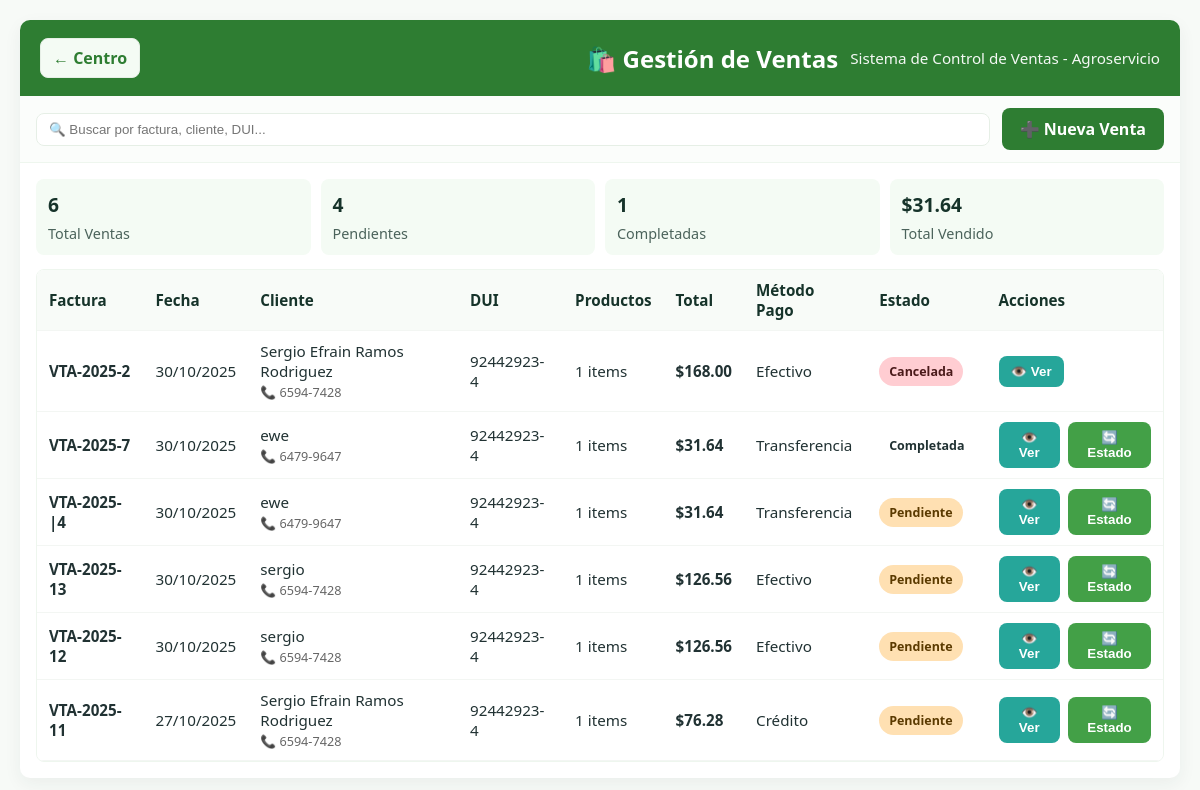
Screenshot of /GESTION_VENTA.php with the database file from the repository.
### tables this page shows
CREATE TABLE `ventas` (
  `id` int(11) NOT NULL,
  `id_cliente` int(11) NOT NULL,
  `nombre_cliente` varchar(255) NOT NULL,
  `dui_cliente` varchar(10) NOT NULL,
  `telefono_cliente` varchar(10) DEFAULT NULL,
  `numero_factura` varchar(50) NOT NULL,
  `fecha_venta` date NOT NULL,
  `subtotal_general` decimal(10,2) NOT NULL DEFAULT 0.00,
  `impuesto_general` decimal(10,2) DEFAULT 0.00,
  `descuento_general` decimal(10,2) DEFAULT 0.00,
  `total_general` decimal(10,2) NOT NULL DEFAULT 0.00,
  `metodo_pago` enum('Efectivo','Transferencia','Tarjeta','Crédito') NOT NULL,
  `estado_venta` enum('Pendiente','Completada','Cancelada') DEFAULT 'Pendiente',
  `observaciones` text DEFAULT NULL,
  `usuario_registro` varchar(100) DEFAULT NULL,
  `fecha_registro` timestamp NOT NULL DEFAULT current_timestamp(),
  `fecha_actualizacion` timestamp NOT NULL DEFAULT current_timestamp() ON UPDATE current_timestamp()
);

### GESTION_VENTA.php (the view, shortened to what this page needs)
<?php
$servidor = "localhost:3309";
$usuario = "root";
$clave = "";
$basededatos = "sistema_de_invenario";
$conn = new mysqli($servidor, $usuario, $clave, $basededatos);
$sql_ventas = "
    SELECT
        v.id,
        v.numero_factura,
        v.fecha_venta,
        v.nombre_cliente,
        v.dui_cliente,
        v.telefono_cliente,
        v.estado_venta,
        v.metodo_pago,
        v.total_general,
        COUNT(dv.id) as total_productos
    FROM ventas v
    LEFT JOIN detalle_ventas dv ON v.id = dv.id_venta
    GROUP BY v.id
    ORDER BY v.fecha_venta DESC, v.id DESC
";
$resultado_ventas = $conn->query($sql_ventas);
?>
<!DOCTYPE html>
<html lang="es">
<head>
    <link rel="stylesheet" href="CSS/COMPRAS.css">
</head>
<body>
    <div class="container">
        <div class="header">
            <a href="CENTRO.php" class="btn btn-secondary" style="margin-right: auto;">← Centro</a>
            <h1>🛍️ Gestión de Ventas</h1>
            <p>Sistema de Control de Ventas - Agroservicio</p>
        </div>
        <div class="toolbar">
            <div class="search-box">
                <input type="text" id="searchInput" placeholder="🔍 Buscar por factura, cliente, DUI...">
            </div>
            <a href="venta.php" class="btn btn-primary">➕ Nueva Venta</a>
        </div>
        <div class="content">
            <div class="stats">
                <?php
                $sql_stats = "
                    SELECT
                        COUNT(*) as total_ventas,
                        SUM(CASE WHEN estado_venta = 'Pendiente' THEN 1 ELSE 0 END) as pendientes,
                        SUM(CASE WHEN estado_venta = 'Completada' THEN 1 ELSE 0 END) as completadas,
                        SUM(CASE WHEN estado_venta = 'Completada' THEN total_general ELSE 0 END) as total_vendido
                    FROM ventas
                ";
                $stats = $conn->query($sql_stats)->fetch_assoc();
                ?>
                <div class="stat-card">
                    <h3><?php echo $stats['total_ventas']; ?></h3>
                    <p>Total Ventas</p>
                </div>
                <div class="stat-card">
                    <h3><?php echo $stats['pendientes']; ?></h3>
                    <p>Pendientes</p>
                </div>
                <div class="stat-card">
                    <h3><?php echo $stats['completadas']; ?></h3>
                    <p>Completadas</p>
                </div>
                <div class="stat-card">
                    <h3>$<?php echo number_format($stats['total_vendido'], 2); ?></h3>
                    <p>Total Vendido</p>
                </div>
            </div>
            <div class="table-container">
                <?php if ($resultado_ventas->num_rows > 0): ?>
                <table id="ventasTable">
                    <thead>
                        <tr>
                            <th>Factura</th>
                            <th>Fecha</th>
                            <th>Cliente</th>
                            <th>DUI</th>
                            <th>Productos</th>
                            <th>Total</th>
                            <th>Método Pago</th>
                            <th>Estado</th>
                            <th>Acciones</th>
                        </tr>
                    </thead>
                    <tbody>
                        <?php while($venta = $resultado_ventas->fetch_assoc()): ?>
                        <tr>
                            <td><strong><?php echo $venta['numero_factura']; ?></strong></td>
                            <td><?php echo date('d/m/Y', strtotime($venta['fecha_venta'])); ?></td>
                            <td>
                                <?php echo $venta['nombre_cliente']; ?>
                                <?php if($venta['telefono_cliente']): ?>
                                <br><small style="color: #666;">📞 <?php echo $venta['telefono_cliente']; ?></small>
                                <?php endif; ?>
                            </td>
                            <td><?php echo $venta['dui_cliente']; ?></td>
                            <td><?php echo $venta['total_productos']; ?> items</td>
                            <td><strong>$<?php echo number_format($venta['total_general'], 2); ?></strong></td>
                            <td><?php echo $venta['metodo_pago']; ?></td>
                            <td>
                                <span class="badge badge-<?php echo strtolower($venta['estado_venta']); ?>">
                                    <?php echo $venta['estado_venta']; ?>
                                </span>
                            </td>
                            <td>
                                <div class="action-buttons">
                                    <button class="btn btn-info" onclick="verDetalle(<?php echo $venta['id']; ?>)">
                                        👁️ Ver
                                    </button>
                                    <?php if($venta['estado_venta'] != 'Cancelada'): ?>
                                    <button class="btn btn-success" onclick="cambiarEstado(<?php echo $venta['id']; ?>, '<?php echo $venta['numero_factura']; ?>', '<?php echo $venta['estado_venta']; ?>')">
                                        🔄 Estado
                                    </button>
                                    <?php endif; ?>
                                </div>
                            </td>
                        </tr>
                        <?php endwhile; ?>
                    </tbody>
                </table>
                <?php endif; ?>
            </div>
        </div>
    </div>
</body>
</html>

### CSS/COMPRAS.css (style rules this page uses)
* { box-sizing: border-box; margin: 0; padding: 0; }
body { font-family: 'Segoe UI', Tahoma, Geneva, Verdana, sans-serif; background: #f7faf7; color: #213233; min-height: 100vh; padding: 20px; }
.container { max-width: 1200px; margin: 0 auto; background: #ffffff; border-radius: 10px; overflow: hidden; box-shadow: 0 6px 18px rgba(33,50,51,0.06); }
.header { background: #2e7d32; color: #ffffff; padding: 18px 20px; display: flex; align-items: center; gap: 12px; }
.header h1 { font-size: 1.5rem; margin: 0; }
.header p { margin: 0; opacity: 0.95; font-size: 0.95rem; }
.toolbar { padding: 12px 16px; background: #fbfdfb; border-bottom: 1px solid #eef6ee; display: flex; gap: 12px; align-items: center; justify-content: space-between; }
.search-box { flex: 1; min-width: 160px; }
.search-box input { width: 100%; padding: 8px 12px; border: 1px solid #e6efe6; border-radius: 8px; }
.btn { cursor: pointer; text-decoration: none; border: none; border-radius: 8px; padding: 8px 12px; font-weight: 600; }
.btn-primary { background: #2e7d32; color: #fff; }
.btn-success { background: #43a047; color: #fff; }
.btn-info { background: #26a69a; color: #fff; }
.content { padding: 16px; }
.stats { display: grid; grid-template-columns: repeat(auto-fit, minmax(140px, 1fr)); gap: 10px; margin-bottom: 14px; }
.stat-card { background: #f4fbf4; padding: 12px; border-radius: 8px; }
.stat-card h3 { margin: 0 0 6px 0; font-size: 1.2rem; color: #16332a; }
.stat-card p { margin: 0; color: #4b635b; font-size: 0.9rem; }
.table-container { overflow-x: auto; border-radius: 8px; border: 1px solid #eef6ee; }
table { width: 100%; border-collapse: collapse; background: #fff; }
thead { background: #f8fbf8; color: #16332a; }
th, td { padding: 10px 12px; text-align: left; font-size: 0.95rem; border-bottom: 1px solid #f3f6f3; }
.badge { display: inline-block; padding: 6px 10px; border-radius: 999px; font-size: 0.78rem; font-weight: 700; }
.badge-pendiente { background: #ffe0b2; color: #5b3a00; }
.badge-cancelada { background: #ffcdd2; color: #4a1a1a; }
.action-buttons { display: flex; gap: 8px; }
.btn-primary { background: #2e7d32; color: #fff; padding: 10px 18px; border-radius:8px; }
.btn-secondary { background: #f4fbf4; color: #2e7d32; padding: 8px 12px; border-radius:8px; border:1px solid #e6efe6; }

### rows the page displays
ventas: numero_factura "VTA-2025-2", fecha_venta "30/10/2025", nombre_cliente "Sergio Efrain Ramos Rodriguez", telefono_cliente "6594-7428", dui_cliente "92442923-4", total_productos "1", total_general "168.00", metodo_pago "Efectivo", estado_venta "Cancelada"
ventas: numero_factura "VTA-2025-7", fecha_venta "30/10/2025", nombre_cliente "ewe", telefono_cliente "6479-9647", dui_cliente "92442923-4", total_productos "1", total_general "31.64", metodo_pago "Transferencia", estado_venta "Completada"
ventas: numero_factura "VTA-2025-|4", fecha_venta "30/10/2025", nombre_cliente "ewe", telefono_cliente "6479-9647", dui_cliente "92442923-4", total_productos "1", total_general "31.64", metodo_pago "Transferencia", estado_venta "Pendiente"
ventas: numero_factura "VTA-2025-13", fecha_venta "30/10/2025", nombre_cliente "sergio", telefono_cliente "6594-7428", dui_cliente "92442923-4", total_productos "1", total_general "126.56", metodo_pago "Efectivo", estado_venta "Pendiente"
ventas: numero_factura "VTA-2025-12", fecha_venta "30/10/2025", nombre_cliente "sergio", telefono_cliente "6594-7428", dui_cliente "92442923-4", total_productos "1", total_general "126.56", metodo_pago "Efectivo", estado_venta "Pendiente"
ventas: numero_factura "VTA-2025-11", fecha_venta "27/10/2025", nombre_cliente "Sergio Efrain Ramos Rodriguez", telefono_cliente "6594-7428", dui_cliente "92442923-4", total_productos "1", total_general "76.28", metodo_pago "Crédito", estado_venta "Pendiente"

### other values shown
$stats['total_ventas'] "6"
$stats['pendientes'] "4"
$stats['completadas'] "1"
$stats['total_vendido'] "31.64"
